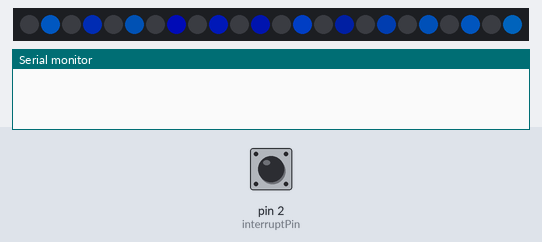
The sketch below on a simulated Arduino Uno, built with avr-gcc and run on an emulated ATmega328P. On the bench: 24 RGB LEDs in strip order, left to right, the last lines printed to the serial monitor. Inputs (shaded band) come from the test bench; at power-on: pin 2 (interruptPin) HIGH. Dim RGB values are drawn brighter than linear; random numbers use the default seed unless the sketch sets one.

Above: at 1.2 s.
1.3 s: pin 2 (interruptPin) pulled LOW for 0.15 s
At 1.42 s:
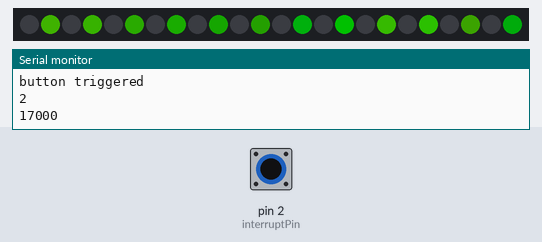
2.0 s: pin 2 (interruptPin) pulled LOW for 1 s
At 2.13 s:
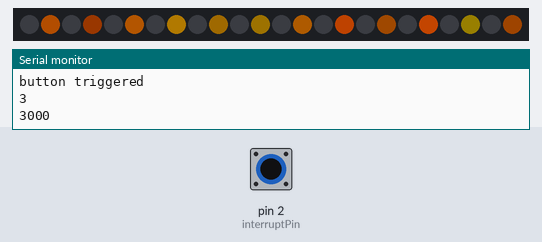
3.6 s: pin 2 (interruptPin) pulled LOW for 0.15 s
4.3 s: pin 2 (interruptPin) pulled LOW for 3.2 s
At 4.8 s:
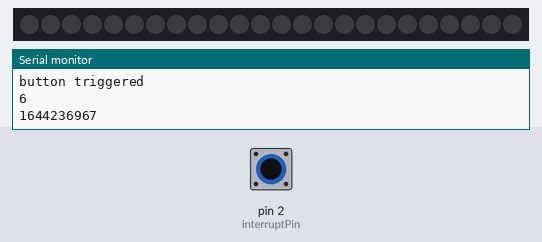

The sketch:

plexiring_alternate_2.ino
```cpp
#include <Adafruit_NeoPixel.h>
#include <CapacitiveSensor.h>

// Which pin on the Arduino is connected to the NeoPixels?
// On a Trinket or Gemma we suggest changing this to 1:
#define LED_PIN 6

// How many NeoPixels are attached to the Arduino?
#define LED_COUNT 24

// Declare our NeoPixel strip object:
Adafruit_NeoPixel strip(LED_COUNT, LED_PIN, NEO_GRB + NEO_KHZ800);


//int directions[] = {0,0,0,0,0,1,0,0,0,0,0,0, 0,0,0,0,0,1,0,0,0,0,0,0, 0,0,0,0,0,1,0,0,0,0,0,0, 0,0,0};
// int currentBrightness[] = {0,0,0,0,0,0,0,0,0,0,0,0, 0,0,0,0,0,0,0,0,0,0,0,0, 0,0,0,0,0,0,0,0,0,0,0,0, 0,0,0};


// CAPACITIVE STUFF!

CapacitiveSensor   cs_3_4 = CapacitiveSensor(4,3); // 1M resistor between pins 3 & 4, pin 3 is sensor pin, add a wire and or foil

int in = 3;
int out = 4;
int r;
int p = LOW;
long time = 0;
long capdebounce = 300;


long fadeHues[] = {37000, 17000, 3000, 50000}; //BLUE, GREEN, RED

int state = 1; //SET LATER WITH RANDOM
int oldState = -1;

int numberOfAnimations = 6;

int adjustor = 1;
int startCounter = 0;
int waitms = 250;

int currentColorIndex = 0;


//FIREDFADE

long maxHue = 41000;
long minHue = 34000;

int maxBrightness = 120;
int minBrightness = 30;

long spanValue = 6000;

int delayTime = 100;
long currentHue[12];
long currentBrightness[12];
int h_directions[12];
int b_directions[12];


const byte interruptPin = 2; //push button attached to this pin

const byte capInterruptPin = 3; //push button attached to this pin

long lastDebounceTime = 0;  // the last time the output pin was toggled
long debounceDelay = 250;    // the debounce time; increase if the output flickers

// setup() function -- runs once at startup --------------------------------

void setup() {

  pinMode(4, INPUT); //CAPACITIVE SENSOR


  strip.begin();           // INITIALIZE NeoPixel strip object (REQUIRED)
  strip.show();            // Turn OFF all pixels ASAP
  strip.setBrightness(200); // Set BRIGHTNESS to about 1/5 (max = 255)

  pinMode(interruptPin, INPUT_PULLUP); //PUSHBUTTON!

  Serial.begin(9600);

  attachInterrupt(digitalPinToInterrupt(interruptPin), stateChangeInterruptHandler, CHANGE);
//  attachInterrupt(digitalPinToInterrupt(capInterruptPin), capStateChangeInterruptHandler, CHANGE);

  randomSeed(analogRead(0));

  wipe();
  reUpHues();

}


// loop() function -- runs repeatedly as long as board is on ---------------

void loop() {

  if (state < 5){ /// HUE FADING UP AND DOWN ON RANDOM PILLARS, FIRST FOUR STATES ARE ALL JUST SINGLE COLOR PILLAR-LIGHTS


    for(int i=0; i<12; i++) { // For each pixel in strip...

       //Update Hue and Brightness of pixels
       currentHue[i] = currentHue[i] - h_directions[i]*40;
       if (currentHue[i] <= minHue){
          currentHue[i] = minHue;
          h_directions[i] = -h_directions[i];
         // h_directions[i] = random(1,10);
        }
       if (currentHue[i] >= maxHue){
          currentHue[i] = maxHue;
          h_directions[i] = -h_directions[i];
         // h_directions[i] = random(-10,1);
        }
       currentBrightness[i] = currentBrightness[i] - b_directions[i];
       if (currentBrightness[i] <= minBrightness){
          currentBrightness[i] = minBrightness;
          b_directions[i] = -b_directions[i];
        }
       if (currentBrightness[i] >= maxBrightness){
          currentBrightness[i] = maxBrightness;
          b_directions[i] = -b_directions[i];
        }

      strip.setPixelColor((i*2)+1, strip.ColorHSV(currentHue[i],255,currentBrightness[i])) ;         //  Set pixel's color (in RAM)
//      strip.setPixelColor((i*2)+1, strip.ColorHSV(currentHue[i],255,90)) ;         //  Set pixel's color (in RAM)
      }

    strip.show();                        //  Update strip to match
    delay(delayTime);                           //  Pause for a moment
  }


  if (state == 5){ ///RGB-FADE ///
    for(int i=0; i<13; i++) {
       strip.setPixelColor((i*2)+1, (Wheel((i+currentColorIndex) & 255)));
    }

    if (state != 5){ //IF WE HAVE CHANGED STATE, DON'T COMPLETE THE FADE
      wipe();
    }

    strip.show(); // Update strip with new contents
    delay(90);  // Pause for a moment

    currentColorIndex++;
    if (currentColorIndex > 256){
      currentColorIndex = 0;
    }
  }


if (state == 6){ ///OFF
      wipe();
      state == 9; //TO prevent us runnning multiple wipes.
    delay(500);  // Pause for a moment
  }

}


//HELPERS!

void reUpHues(){


  minHue = fadeHues[state-1];
  maxHue = fadeHues[state-1]+spanValue;

  for(int i=0; i<12; i++){
    currentHue[i] = random(minHue,maxHue);
    currentBrightness[i] = random(minBrightness, maxBrightness);
    h_directions[i] = 0;
    while ( h_directions[i] == 0){
      h_directions[i] = random(-5,5);
    }
    b_directions[i] = 0;
    while ( b_directions[i] == 0){
      b_directions[i] = random(-2,2);
    }

  }

}


void wipe(){
  for(int i=0; i<40; i++) { // Wipe all pixels
        strip.setPixelColor(i, 0, 0, 0 ) ;         //  Set pixel's color (in RAM)
        strip.show();                          //  Update strip to match
    }

  }

//DEBOUNCED interrupthandler
void stateChangeInterruptHandler() {
  oldState = state;
  if ( (millis() - lastDebounceTime) > debounceDelay) {
    Serial.println("button triggered");
    state = state + 1;
    if (state > numberOfAnimations){
      state = 1;
    }
    if (state < 5){
      reUpHues();
      }
    lastDebounceTime = millis(); //set the current time
    Serial.println(state);
    Serial.println(fadeHues[state-1]);

  }
}


void capStateChangeInterruptHandler() {
  oldState = state;
  r = digitalRead(3);


  if (r == HIGH && p == LOW && millis() - time > capdebounce) {
    Serial.println("Cap triggered");


     state = state + 1;
    if (state > numberOfAnimations){
      state = 1;
    }
    time = millis();
  }
  p = r;


}


// Input a value 0 to 255 to get a color value.
// The colours are a transition r - g - b - back to r.
uint32_t Wheel2(byte WheelPos) {
  float factor = 0.3;
  if(WheelPos < 85) {
   return strip.Color((WheelPos * 3)*factor, 255 - WheelPos * 3*factor, 0);
  } else if(WheelPos < 170) {
   WheelPos -= 85;
   return strip.Color((255 - WheelPos * 3)*factor, 0, WheelPos * 3*factor);
  } else {
   WheelPos -= 170;
   return strip.Color(0, WheelPos * 3*factor, (255 - WheelPos * 3)*factor);
  }
}


// Input a value 0 to 255 to get a color value.
// The colours are a transition r - g - b - back to r.
uint32_t Wheel(byte WheelPos) {

  float factor = 0.5;
  if(WheelPos < 85) {
   return strip.Color((WheelPos * 3 )*factor, (255 - WheelPos * 3)*factor, 0);
  } else if(WheelPos < 170) {
   WheelPos -= 85;
   return strip.Color((255 - WheelPos * 3)*factor, 0, (WheelPos * 3)*factor);
  } else {
   WheelPos -= 170;
   return strip.Color(0, (WheelPos * 3)*factor, (255 - WheelPos * 3)*factor);
  }
}
```
